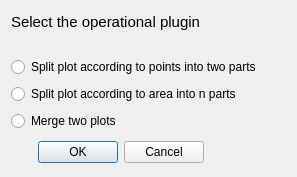
<?xml version="1.0" encoding="UTF-8"?>
<ui version="4.0">
 <class>MergedPluginDialogBase</class>
 <widget class="QDialog" name="MergedPluginDialogBase">
  <property name="geometry">
   <rect>
    <x>0</x>
    <y>0</y>
    <width>297</width>
    <height>177</height>
   </rect>
  </property>
  <property name="windowTitle">
   <string>MergedPlugin</string>
  </property>
  <widget class="QDialogButtonBox" name="button_box">
   <property name="geometry">
    <rect>
     <x>11</x>
     <y>138</y>
     <width>193</width>
     <height>28</height>
    </rect>
   </property>
   <property name="orientation">
    <enum>Qt::Horizontal</enum>
   </property>
   <property name="standardButtons">
    <set>QDialogButtonBox::Cancel|QDialogButtonBox::Ok</set>
   </property>
  </widget>
  <widget class="QLabel" name="label">
   <property name="geometry">
    <rect>
     <x>11</x>
     <y>11</y>
     <width>224</width>
     <height>22</height>
    </rect>
   </property>
   <property name="font">
    <font>
     <pointsize>11</pointsize>
    </font>
   </property>
   <property name="text">
    <string>Select the operational plugin</string>
   </property>
  </widget>
  <widget class="QRadioButton" name="radioButton_1">
   <property name="geometry">
    <rect>
     <x>11</x>
     <y>57</y>
     <width>276</width>
     <height>20</height>
    </rect>
   </property>
   <property name="text">
    <string>Split plot according to points into two parts </string>
   </property>
  </widget>
  <widget class="QRadioButton" name="radioButton_2">
   <property name="geometry">
    <rect>
     <x>11</x>
     <y>84</y>
     <width>250</width>
     <height>20</height>
    </rect>
   </property>
   <property name="text">
    <string>Split plot according to area into n parts</string>
   </property>
  </widget>
  <widget class="QRadioButton" name="radioButton_3">
   <property name="geometry">
    <rect>
     <x>11</x>
     <y>111</y>
     <width>119</width>
     <height>20</height>
    </rect>
   </property>
   <property name="text">
    <string>Merge two plots</string>
   </property>
  </widget>
 </widget>
 <resources/>
 <connections>
  <connection>
   <sender>button_box</sender>
   <signal>accepted()</signal>
   <receiver>MergedPluginDialogBase</receiver>
   <slot>accept()</slot>
   <hints>
    <hint type="sourcelabel">
     <x>20</x>
     <y>20</y>
    </hint>
    <hint type="destinationlabel">
     <x>20</x>
     <y>20</y>
    </hint>
   </hints>
  </connection>
  <connection>
   <sender>button_box</sender>
   <signal>rejected()</signal>
   <receiver>MergedPluginDialogBase</receiver>
   <slot>reject()</slot>
   <hints>
    <hint type="sourcelabel">
     <x>20</x>
     <y>20</y>
    </hint>
    <hint type="destinationlabel">
     <x>20</x>
     <y>20</y>
    </hint>
   </hints>
  </connection>
 </connections>
</ui>
